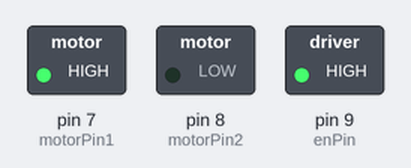
Simulated run of this sketch. Board: Arduino Uno, built with avr-gcc and run on an emulated ATmega328P. Shown: switched loads named in the sketch (green lamp = pin HIGH).

Above: at 0.1 s.
Timing chart, 0 to 1.6 s (numbered marks = the images above):
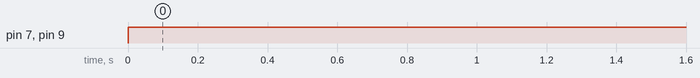

The sketch:

motorWithDriver.ino
```cpp
const int enPin = 9;
const int motorPin1 = 7;
const int motorPin2 = 8;

void setup() {
  // put your setup code here, to run once:
  pinMode(enPin, OUTPUT);
  pinMode(motorPin1, OUTPUT);
  pinMode(motorPin2, OUTPUT);
}

void loop() {
  // put your main code here, to run repeatedly:
  setMotor(255);
}

void setMotor(int speed) {
  analogWrite(enPin, speed);
  digitalWrite(motorPin1, HIGH);
  digitalWrite(motorPin2, LOW);
}
```

Measured:
- by itself, pin 7 (motorPin1), pin 9 (enPin): LOW → HIGH at 0.00 s
